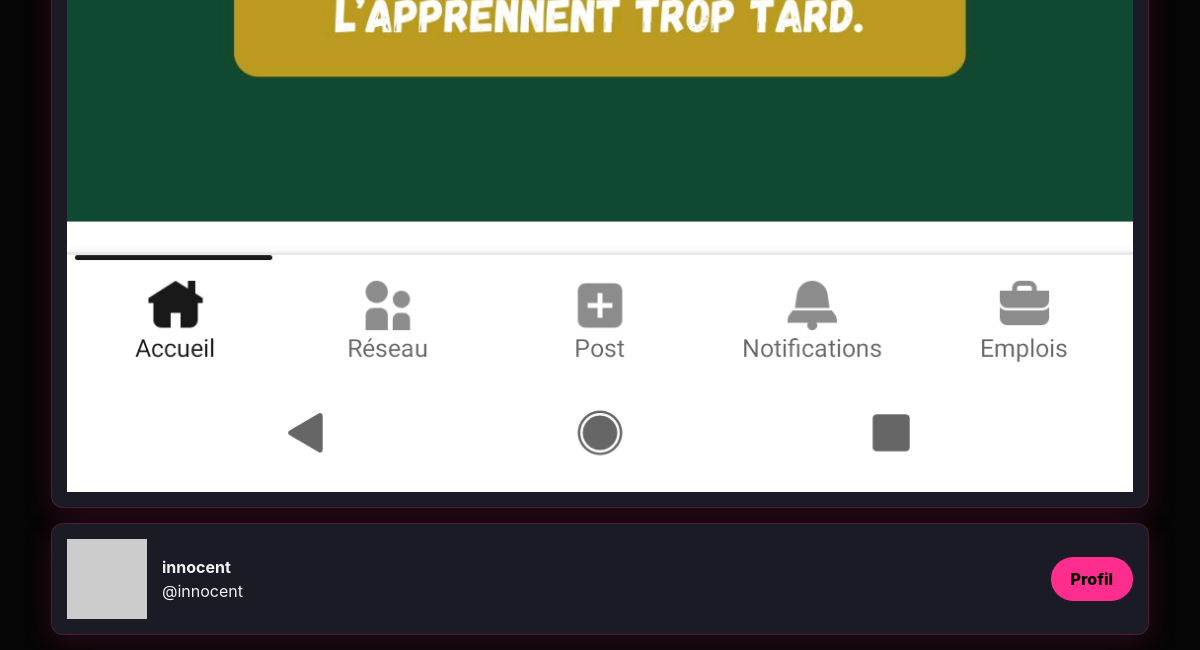
The page /rechercher (signed in, lower part) on the database as committed earlier.
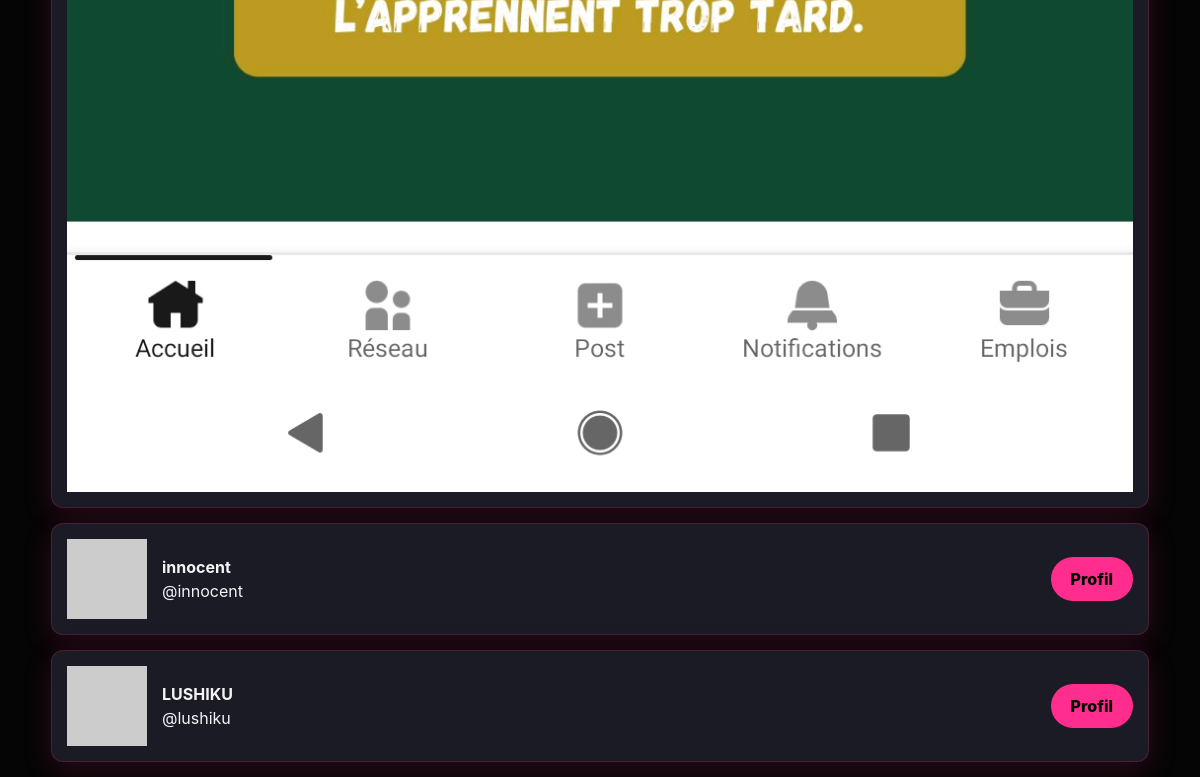
The same page on the database as committed later.
### tables this page shows
CREATE TABLE users (
  id INTEGER PRIMARY KEY AUTOINCREMENT,
  username TEXT UNIQUE NOT NULL,
  identifier TEXT UNIQUE NOT NULL,
  display_name TEXT NOT NULL,
  bio TEXT DEFAULT '',
  password_hash TEXT NOT NULL,
  created_at TEXT NOT NULL
, profile_pic TEXT DEFAULT 'default_avatar.png', cover_pic TEXT DEFAULT 'default_cover.jpg', role TEXT DEFAULT 'apprenant', language TEXT DEFAULT 'fr', privacy_level TEXT DEFAULT 'public', video_pref TEXT DEFAULT 'data_saver');

### app.py (the view)
    @app.get("/rechercher")
    @login_required
    def rechercher():
        q = request.args.get('q', '').strip()
        resultats = db_all("SELECT id, username, display_name, profile_pic FROM users WHERE username LIKE ? OR display_name LIKE ?", ('%'+q+'%', '%'+q+'%'))
        return render_template('recherche.html', resultats=resultats, mot_cle=q)

### templates/recherche.html (shortened to what this page needs)
{% extends "base.html" %}
{% block content %}
<div class="stack">
    {% for u in resultats %}
    <div class="card" style="display: flex; align-items: center; gap: 15px;">
        <img src="{{ url_for('static', filename='uploads/' ~ u.profile_pic) }}" class="avatar"
             onerror="this.src='https://ui-avatars.com/api/?name={{ u.display_name }}&background=ff2d8d&color=fff'">
        <div style="flex: 1;">
            <b>{{ u.display_name }}</b><br>
            <span class="muted small">@{{ u.username }}</span>
        </div>
        <a href="{{ url_for('profile', username=u.username) }}" class="btn btn-ghost">Profil</a>
    </div>
    {% endfor %}
</div>
{% endblock %}

### templates/base.html (shortened to what this page needs)
<!DOCTYPE html>
<html lang="fr">
<head>
  <link rel="stylesheet" href="{{ url_for('static', filename='style.css') }}">
</head>
<body>
  <main class="container">
    {% block content %}{% endblock %}
  </main>
</body>
</html>

### static/style.css (style rules this page uses)
:root { --bg: #050505; --panel: #1b1b25; --panel-glass: rgba(27, 27, 37, 0.98); --accent: #ff2d8d; --accent-dark: #e2316c; --text-main: #f3f3f6; --muted: #a7a7b4; --border: rgba(255, 45, 141, 0.2); --radius: 12px; --shadow: 0 8px 30px rgba(255, 45, 141, 0.15); --nav-height: 65px; }
* { box-sizing: border-box; margin: 0; padding: 0; }
html, body { width: 100%; max-width: 100vw; overflow-x: hidden; background-color: var(--bg); color: var(--text-main); font-family: 'Inter', system-ui, sans-serif; line-height: 1.5; }
body { padding-top: calc(var(--nav-height) + 15px); }
a { color: var(--accent); text-decoration: none; transition: 0.3s; }
img { max-width: 100%; height: auto; display: block; object-fit: cover; }
.container { max-width: 1128px; margin: 0 auto; padding: 0 15px; }
.card { background: var(--panel); border: 1px solid var(--border); border-radius: var(--radius); padding: 15px; margin-bottom: 15px; box-shadow: var(--shadow); }
.btn { background: var(--accent); color: #000; padding: 10px 20px; border-radius: 30px; font-weight: 800; border: none; cursor: pointer; }

Rows that differ between the two databases and show on the page:
added users: display_name "LUSHIKU", username "lushiku"
